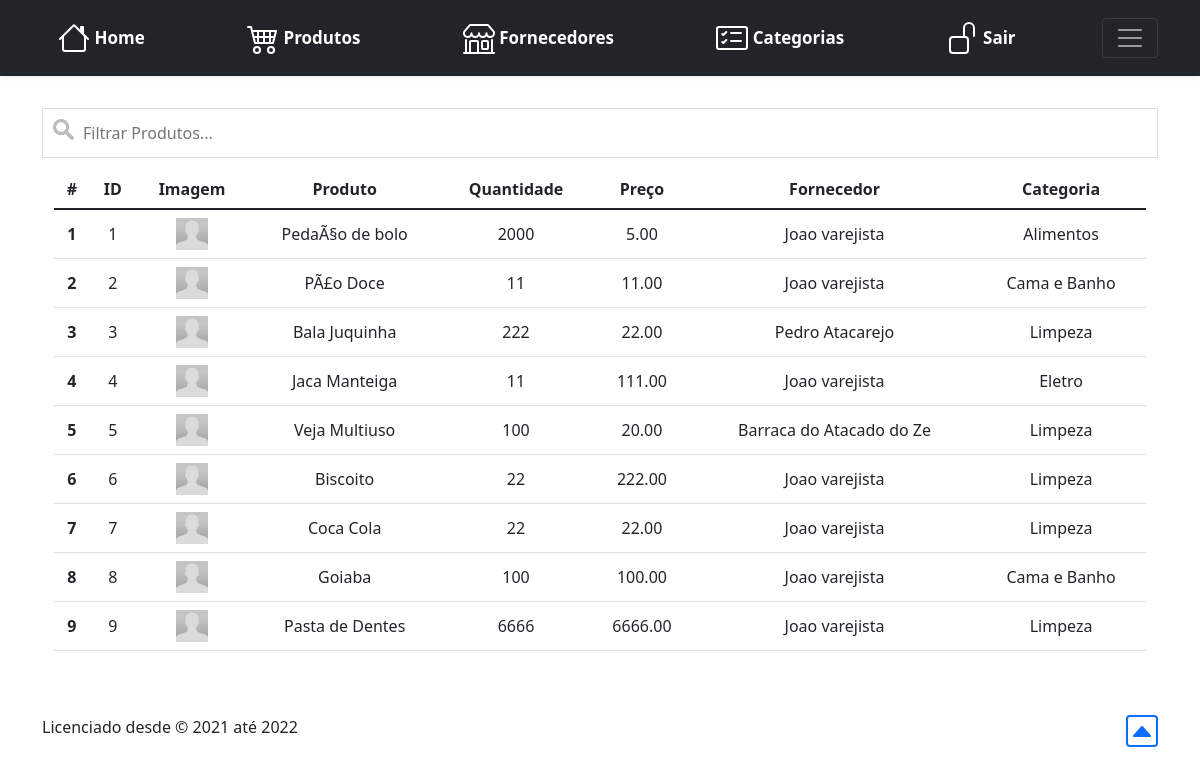
Page / (signed in) on the earlier database version.
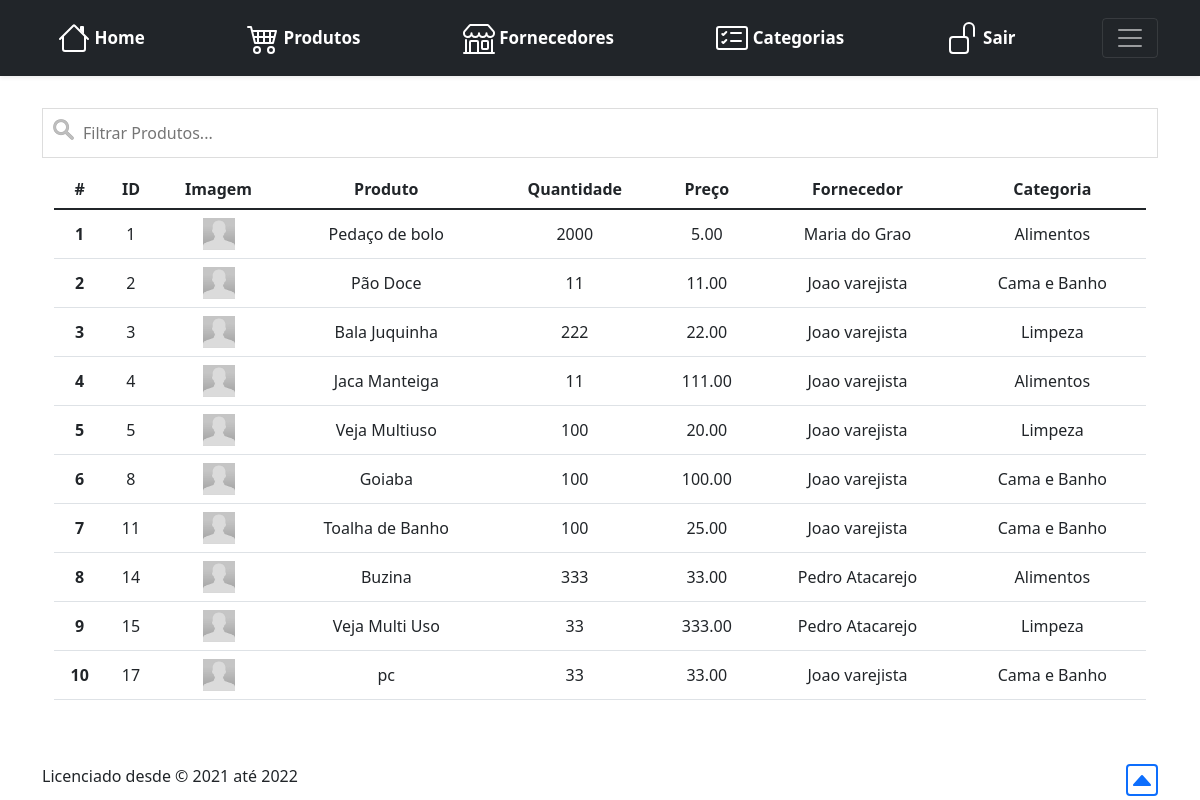
Same page on the later database version.
### tables this page shows
CREATE TABLE `produtos` (
  `produtoID` int(11) NOT NULL AUTO_INCREMENT,
  `produtoNome` varchar(255) NOT NULL,
  `fornecedorID` int(11) NOT NULL,
  `categoriaID` int(11) NOT NULL,
  `quantidade` int(11) NOT NULL,
  `preco` decimal(10,2) NOT NULL,
  `produtoImagem` varchar(32) NOT NULL,
  PRIMARY KEY (`produtoID`),
  UNIQUE KEY `produtoNome` (`produtoNome`)
);

CREATE TABLE `fornecedores` (
  `fornecedorID` int(11) NOT NULL AUTO_INCREMENT,
  `nomeFantasia` varchar(255) NOT NULL,
  `razaoSocial` varchar(255) NOT NULL,
  `ie` int(11) NOT NULL,
  `cnpj` int(11) NOT NULL,
  `cnae` int(11) NOT NULL,
  `endereco` varchar(255) NOT NULL,
  PRIMARY KEY (`fornecedorID`),
  UNIQUE KEY `razaoSocial` (`razaoSocial`),
  UNIQUE KEY `ie` (`ie`),
  UNIQUE KEY `cnpj` (`cnpj`),
  UNIQUE KEY `cnae` (`cnae`)
);

CREATE TABLE `categorias` (
  `categoriaID` int(11) NOT NULL AUTO_INCREMENT,
  `categoriaNome` varchar(255) NOT NULL,
  `status` int(1) NOT NULL,
  PRIMARY KEY (`categoriaID`),
  UNIQUE KEY `categoriaNome` (`categoriaNome`)
);

### index.php (the view, shortened to what this page needs)
<?php
include "assets/src/cfg.php";
$consultaProd = "SELECT * FROM produtos";
$resultListProd = mysqli_query($con,$consultaProd);
$consultaCat = "SELECT * FROM categorias";
$resultListCat = mysqli_query($con,$consultaCat);
$consultaForn = "SELECT * FROM fornecedores";
$resultListForn = mysqli_query($con,$consultaForn);
?>
<html lang="pt-BR">
  <head>
<link href="assets/dist/css/bootstrap.min.css" rel="stylesheet">
  </head>
  <body>
<?php include "header.php"; ?>
<main>
  <section class="py-5 text-center container">
  <input type="text" id="myInput" onkeyup="myFunction()" placeholder="Filtrar Produtos..." title="Digite algo">
<div class="container text-center" >
<div class="row">
<div class="col-sm-12">
    <table class="table text-center align-middle"  id="myTable">
	  <thead>
		<tr>
		  <th scope="col">#</th>
      <th scope="col">ID</th>
      <th scope="col">Imagem</th>
		  <th scope="col">Produto</th>
		  <th scope="col">Quantidade</th>
		  <th scope="col">Preço</th>
		  <th scope="col">Fornecedor</th>
      <th scope="col">Categoria</th>
		</tr>
	  </thead>
	  <tbody>
	  <?php	$i = 1; if(mysqli_num_rows($resultListProd)>0){
							foreach ($resultListProd as $rowListProd) {
				?>
		<tr>
		  <th scope="row"><?php echo $i++ ?></th>
      <td><?php echo $rowListProd['produtoID']; ?></td>
      <td><img src="uploads/<?php echo $rowListProd['produtoImagem']==''?'padrao.jpg':$rowListProd['produtoImagem'] ?>" width="32" heigth="32"> </td>
		  <td><?php echo $rowListProd['produtoNome']; ?></td>
		  <td><?php echo $rowListProd['quantidade']; ?></td>
		  <td><?php echo $rowListProd['preco']; ?></td>
		  <td>
      <?php if(mysqli_num_rows($resultListForn)>0){
                            foreach ($resultListForn as $rowListForn) {
				?>
		  <?php echo $rowListForn['fornecedorID']==$rowListProd['fornecedorID']? $rowListForn['nomeFantasia']:'' ;
                 }
				}
        ?>
      </td>
      <td>
      <?php if(mysqli_num_rows($resultListCat)>0){
                            foreach ($resultListCat as $rowListCat) {
				?>
		  <?php echo $rowListCat['categoriaID']==$rowListProd['categoriaID']? $rowListCat['categoriaNome']:'' ;
                 }
				}
        ?>
      </td>
	  </div>
      </div>
    </div>
		</tr>
		<?php
                 }
				}
                ?>
  </section>
</main>
<?php include "footer.php";
?>
  </body>
</html>

### header.php (shortened to what this page needs)
<header>
  <div class="navbar navbar-dark bg-dark shadow-sm">
    <div class="container">
      <a href="./" class="navbar-brand d-flex align-items-center">
        <strong>&nbsp;Home</strong>
      </a>
      <a href="produtos.php" class="navbar-brand d-flex align-items-center">
        <strong>&nbsp;Produtos</strong>
      </a>
      <a href="fornecedores.php" class="navbar-brand d-flex align-items-center">
        <strong>&nbsp;Fornecedores</strong>
      </a>
      <a href="categorias.php" class="navbar-brand d-flex align-items-center">
        <strong>&nbsp;Categorias</strong>
      </a>
            <a href="logout.php" class="navbar-brand d-flex align-items-center">
        <strong>&nbsp;Sair</strong>
      </a>
      <button class="navbar-toggler" type="button" data-bs-toggle="collapse" data-bs-target="#navbarHeader" aria-controls="navbarHeader" aria-expanded="false" aria-label="Toggle navigation">
        <span class="navbar-toggler-icon"></span>
      </button>
    </div>
  </div>
</header>

### footer.php (shortened to what this page needs)
<?php
echo '<div class="container">
    <p class="float-end mb-1">
      <a href="#"><svg xmlns="http://www.w3.org/2000/svg" width="32" height="32" fill="currentColor" class="bi bi-caret-up-square" viewBox="0 0 16 16">
      <path d="M14 1a1 1 0 0 1 1 1v12a1 1 0 0 1-1 1H2a1 1 0 0 1-1-1V2a1 1 0 0 1 1-1h12zM2 0a2 2 0 0 0-2 2v12a2 2 0 0 0 2 2h12a2 2 0 0 0 2-2V2a2 2 0 0 0-2-2H2z"/>
      <path d="M3.544 10.705A.5.5 0 0 0 4 11h8a.5.5 0 0 0 .374-.832l-4-4.5a.5.5 0 0 0-.748 0l-4 4.5a.5.5 0 0 0-.082.537z"/>
    </svg><i class="bi bi-caret-up-square"></i></a>
    </p>
    <p class="mb-1">Licenciado desde © 2021 até '.date("Y").'</p>
</div>';
?>

### index.php (style rules this page uses)
body { padding-top: 60px !important }
.navbar { overflow: hidden; background-color: #333; position: fixed; top: 0; width: 100%; }
.navbar a { float: left; display: block; color: #f2f2f2; text-align: center; padding: 14px 16px; text-decoration: none; font-size: 17px; }
#myInput { background-image: url('css/searchicon.png'); background-position: 10px 10px; background-repeat: no-repeat; width: 100%; font-size: 16px; padding: 12px 20px 12px 40px; border: 1px solid #ddd; margin-bottom: 12px; }

Differences in the rows shown:
removed produtos: produtoID "6", produtoNome "Biscoito", quantidade "22", preco "222.00", fornecedores (nomeFantasia "Joao varejista"), categorias (categoriaNome "Limpeza")
removed produtos: produtoID "7", produtoNome "Coca Cola", quantidade "22", preco "22.00", fornecedores (nomeFantasia "Joao varejista"), categorias (categoriaNome "Limpeza")
removed produtos: produtoID "9", produtoNome "Pasta de Dentes", quantidade "6666", preco "6666.00", fornecedores (nomeFantasia "Joao varejista"), categorias (categoriaNome "Limpeza")
changed produtos id 1: gains fornecedores (nomeFantasia "Maria do Grao"); produtoNome "PedaÃ§o de bolo" → "Pedaço de bolo"; loses fornecedores (nomeFantasia "Joao varejista")
changed produtos id 2: produtoNome "PÃ£o Doce" → "Pão Doce"
changed produtos "Bala Juquinha": gains fornecedores (nomeFantasia "Joao varejista"); loses fornecedores (nomeFantasia "Pedro Atacarejo")
changed produtos "Jaca Manteiga": loses categorias (categoriaNome "Eletro"); gains categorias (categoriaNome "Alimentos")
changed produtos "Veja Multiuso": loses fornecedores (nomeFantasia "Barraca do Atacado do Ze"); gains fornecedores (nomeFantasia "Joao varejista")
added produtos: produtoID "11", produtoNome "Toalha de Banho", quantidade "100", preco "25.00", fornecedores (nomeFantasia "Joao varejista"), categorias (categoriaNome "Cama e Banho")
added produtos: produtoID "14", produtoNome "Buzina", quantidade "333", preco "33.00", fornecedores (nomeFantasia "Pedro Atacarejo"), categorias (categoriaNome "Alimentos")
added produtos: produtoID "15", produtoNome "Veja Multi Uso", quantidade "33", preco "333.00", fornecedores (nomeFantasia "Pedro Atacarejo"), categorias (categoriaNome "Limpeza")
added produtos: produtoID "17", produtoNome "pc", quantidade "33", preco "33.00", fornecedores (nomeFantasia "Joao varejista"), categorias (categoriaNome "Cama e Banho")
